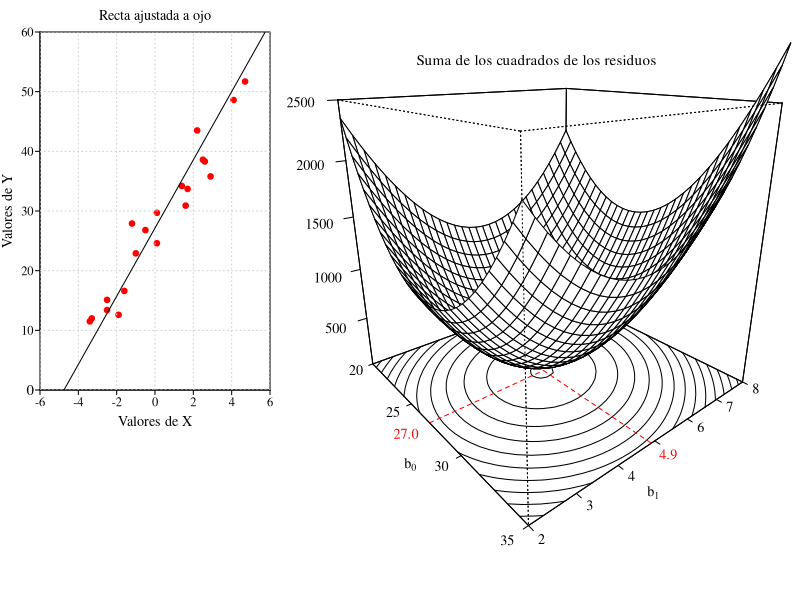

This figure's R source:
# PARA LA FIGURA, NO PARA EL CALCULO EXACTO

# Los saltos son de 0.5 para b0 y de 0.2 para b1 porque de esta forma
# la malla no aparece tan espesa.
# El mínimo para b1 es 4.9 y no 4.8 como aparece si los saltos son de 0.2
# En regresionFuerzaBruta2.R está con incrementos de 0.1 tanto para b0 como para b1.

datos = read.csv2("coeficientesSinFormulas.csv")

png("070_coeficientesSinFormulas.png", width=1800, height=950, res = 300)

par(fig = c(0, 0.35, 0.3, 1), mar = c(1.5, 2, 1.6, 0.5), family = "serif")

plot(datos$X, datos$Y, xlim = c(-6, 6), ylim = c(0, 60),
     xlab="", ylab="", pch = 19, col = "red",
     cex = 0.75, xaxt = "n", yaxt = "n", xaxs="i", yaxs="i")
axis(side=1, padj=-2.2, tck=-0.02, at=seq(-6, 6, by = 2), cex.axis = 0.75)
axis(side=2, hadj=-0.8, tck=-0.02, at=0, cex.axis = 0.9, las = 1)
axis(side=2, hadj=-0.1, tck=-0.02, at=seq(10, 60, 10), cex.axis = 0.75, las = 1)
mtext('Valores de X', side=1, line=1, cex=0.85, las=1, family = "serif")
mtext('Valores de Y', side=2, line=1.2, cex=0.85, las=0, family = "serif")
mtext('Recta ajustada a ojo', side=3, line=0.4, cex=0.85, las=0, family = "serif")
grid()

lines(c(-4.75, 5.75), c(0, 60))
#abline(lm(datos$Y~datos$X), col = "red")
# legend(-6, 60, legend=c("A ojo"),
#        col=c("black"), lty=1, xpd = NA, cex = 0.75)

#####################

t = 0.85
sumQ = matrix(rep(NA, 31*31), ncol=31)
for (i in 1:31) {
  b0 = 19.5 + 0.5*i
  for (j in 1:31) {
    b1 = 1.8 + 0.2*j
    sumQ[i, j] = sum((datos$Y - (b0 + b1*datos$X))^2)
  }
}
b0 = seq(20, 35, by=0.5)
b1 = seq(2, 8, by=0.2)

par(fig = c(0.4, 1, 0, 1), mar = c(0.3, 0, 1, 0), new = TRUE)

trans = persp(b0, b1, sumQ, 
              phi = 20, theta = 50, expand = 1,
              zlim = c(0, 2500),
              zlab = "",
              ylab = "b1",
              xlab = "b0",
              ticktype = "detailed",
              axes = FALSE)
    
lines <- contourLines(b0, b1, sumQ)
bottom <- -0
for (i in seq_along(lines)) {
  segment <- lines[[i]]
  lines(trans3d(segment$x, segment$y, bottom, trans))
}
m = which(sumQ == min(sumQ), arr.ind = TRUE)
b0min = 19.5 + 0.5*m[1]
#b1min = 1.8 + 0.2*m[2]
b1min = 4.9
lines(trans3d(b0min, seq(2, b1min, by=0.1),  z = 0, trans), col ="red", lty = 2)
lines(trans3d(b0min:35, b1min, z = 0, trans), col ="red", lty = 2)

par(new = TRUE)
persp(b0, b1, sumQ,
      phi = 20, theta = 50, expand = 1,
      zlim = c(0, 2500),
      zlab = "",
      ylab = expression("b"[0]),
      xlab = "b1",
      ticktype = "detailed",
      axes = FALSE)

text(trans3d(29, 1.2, 0,trans), expression("b"[0]), col = "black", cex = t)
text(trans3d(37, 4, 0,trans), expression("b"[1]), col = "black", cex = t)
#text(trans3d(20, 0.8, 1300,trans), "SQ", col = "black", cex = t)
#text(trans3d(20, 1.4, 2700, trans), "SQ", col = "black", cex = t, xpd = NA)
text(trans3d(20, 7, 2800, trans), "Suma de los cuadrados de los residuos", col = "black", cex = t+0.05, xpd = NA)


a = as.character(round(b0min,1))
d = "27.0" # para que salga el ,0
text(trans3d(27, 1.5, 0,trans), d, col = "red", cex = t)
b = as.character(b1min)
#text(trans3d(36, 4.8, 0,trans), b, col = "red", cex = t)
text(trans3d(36, 4.9, 0,trans), b, col = "red", cex = t)

a1 = as.character(20)
a2 = as.character(25)
a3 = as.character(30)
a4 = as.character(35)

lines(trans3d(20, seq(1.9, 2, by=0.1),  z = 0, trans), col ="black")
text(trans3d(20, 1.6, 0,trans), a1, col = "black", cex = t)

lines(trans3d(25, seq(1.9, 2, by=0.1),  z = 0, trans), col ="black")
text(trans3d(25, 1.6, 0,trans), a2, col = "black", cex = t)

lines(trans3d(30, seq(1.9, 2, by=0.1),  z = 0, trans), col ="black")
text(trans3d(30, 1.6, 0,trans), a3, col = "black", cex = t)

lines(trans3d(35, seq(1.9, 2, by=0.1),  z = 0, trans), col ="black")
text(trans3d(35, 1.6, 0,trans), a4, col = "black", cex = t, xpd = NA)




###############

b1 = as.character(2)
b2 = as.character(3)
b3 = as.character(4)
b4 = as.character(5)
b5 = as.character(6)
b6 = as.character(7)
b7 = as.character(8)
bb = c(b1, b2, b3, b4, b5, b6, b7)

for (i in 1:7) {
  lines(trans3d(c(35, 35.3), c(i+1, i+1), z = 0, trans), col ="black")
  if (i !=4) {
    text(trans3d(35.8, i+1, 0,trans), bb[i], cex = t, col = "black", xpd = NA)
  }
}

###############

c1 = as.character(500)
c2 = as.character(1000)
c3 = as.character(1500)
c4 = as.character(2000)
c5 = as.character(2500)
cc = c(c1, c2, c3, c4, c5)

for (i in 1:5) {
  lines(trans3d(20, seq(1.8, 2, by=0.1),  z = 500*i, trans), col ="black")
  text(trans3d(20, 1.3, i*500, trans), cc[i], col = "black", xpd = NA, cex = t)
}

dev.off()

#Ref: https://stackoverflow.com/questions/77900826/how-can-i-add-contour-lines-to-a-3d-plot-built-with-persp
